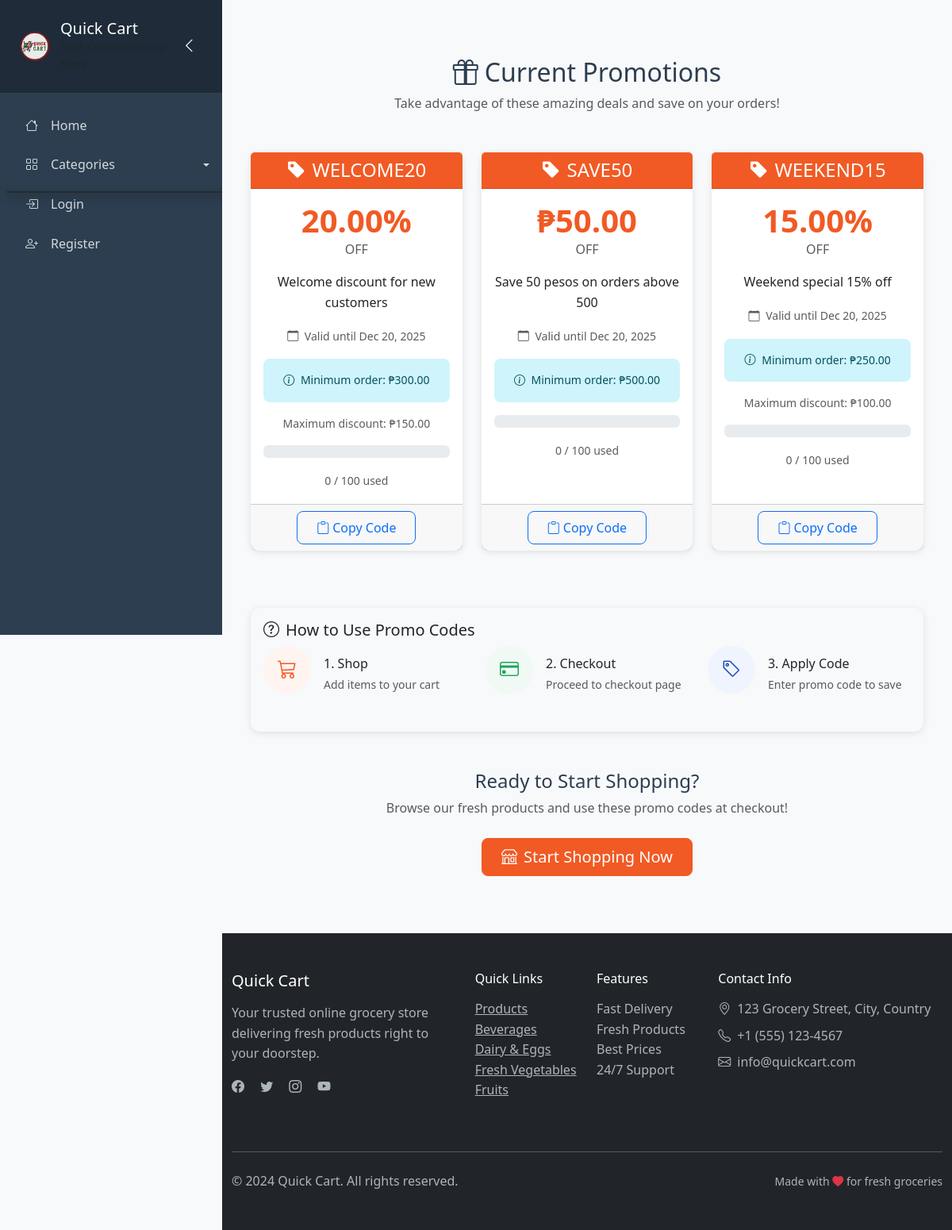
Page /discounts/promos/ on the committed database.
### discounts/models.py (models this page shows, shortened)
class PromoCode(models.Model):
    DISCOUNT_TYPE_CHOICES = [
        ('percentage', 'Percentage'),
        ('fixed', 'Fixed Amount'),
    ]
    code = models.CharField(max_length=50, unique=True)
    description = models.TextField(blank=True)
    discount_type = models.CharField(max_length=20, choices=DISCOUNT_TYPE_CHOICES)
    discount_value = models.DecimalField(max_digits=10, decimal_places=2, validators=[MinValueValidator(0)])
    minimum_order_amount = models.DecimalField(max_digits=10, decimal_places=2, default=0)
    maximum_discount_amount = models.DecimalField(max_digits=10, decimal_places=2, null=True, blank=True)
    usage_limit = models.PositiveIntegerField(null=True, blank=True, help_text="Leave blank for unlimited usage")
    usage_count = models.PositiveIntegerField(default=0)
    is_active = models.BooleanField(default=True)
    valid_from = models.DateTimeField()
    valid_until = models.DateTimeField()
    created_at = models.DateTimeField(auto_now_add=True)

### store/models.py (models this page shows, shortened)
class Category(models.Model):
    name = models.CharField(max_length=100, unique=True)
    slug = models.SlugField(max_length=100, unique=True)
    description = models.TextField(blank=True)
    image = models.ImageField(upload_to='categories/', blank=True, null=True)
    is_active = models.BooleanField(default=True)
    created_at = models.DateTimeField(auto_now_add=True)
    class Meta:
        verbose_name_plural = 'Categories'
        ordering = ['name']

### discounts/views.py (the view)
# urls.py: path('promos/', views.promo_code_list, name='promo_list'),
def promo_code_list(request):
    active_promos = PromoCode.objects.filter(is_active=True)
    context = {
        'promos': active_promos,
    }
    return render(request, 'discounts/promo_list.html', context)

### templates/discounts/promo_list.html (shortened to what this page needs)
{% extends 'sidebar_base.html' %}
{% block content %}
<div class="container my-5">
    <div class="text-center mb-5">
        <h2><i class="bi bi-gift me-2"></i>Current Promotions</h2>
        <p class="text-muted">Take advantage of these amazing deals and save on your orders!</p>
    </div>
    {% if promos %}
    <div class="row">
        {% for promo in promos %}
        <div class="col-lg-4 col-md-6 mb-4">
            <div class="card h-100 border-primary">
                <div class="card-header bg-primary text-white text-center">
                    <h4 class="mb-0">
                        <i class="bi bi-tag-fill me-2"></i>{{ promo.code }}
                    </h4>
                </div>
                <div class="card-body text-center">
                    <div class="mb-3">
                        {% if promo.discount_type == 'percentage' %}
                        <div class="display-6 text-orange fw-bold">{{ promo.discount_value }}%</div>
                        <div class="text-muted">OFF</div>
                        {% else %}
                        <div class="display-6 text-orange fw-bold">₱{{ promo.discount_value }}</div>
                        <div class="text-muted">OFF</div>
                        {% endif %}
                    </div>
                    <p class="card-text">{{ promo.description }}</p>
                    <div class="mb-3">
                        <small class="text-muted">
                            <i class="bi bi-calendar me-1"></i>
                            Valid until {{ promo.valid_until|date:"M d, Y" }}
                        </small>
                    </div>
                    {% if promo.minimum_order_amount > 0 %}
                    <div class="alert alert-info small mb-3">
                        <i class="bi bi-info-circle me-1"></i>
                        Minimum order: ₱{{ promo.minimum_order_amount }}
                    </div>
                    {% endif %}
                    {% if promo.maximum_discount_amount %}
                    <div class="small text-muted mb-3">
                        Maximum discount: ₱{{ promo.maximum_discount_amount }}
                    </div>
                    {% endif %}
                    {% if promo.usage_limit %}
                    <div class="progress mb-3">
                    </div>
                    <small class="text-muted">
                        {{ promo.usage_count }} / {{ promo.usage_limit }} used
                    </small>
                    {% endif %}
                </div>
                <div class="card-footer text-center">
                    <button class="btn btn-outline-primary" onclick="copyPromoCode('{{ promo.code }}')">
                        <i class="bi bi-clipboard me-1"></i>Copy Code
                    </button>
                </div>
            </div>
        </div>
        {% endfor %}
    </div>
    <div class="row mt-5">
        <div class="col-12">
            <div class="card bg-light">
                <div class="card-body">
                    <h5><i class="bi bi-question-circle me-2"></i>How to Use Promo Codes</h5>
                    <div class="row">
                        <div class="col-md-4 mb-3">
                            <div class="d-flex align-items-center">
                                <div class="feature-icon feature-orange me-3">
                                    <i class="bi bi-cart3"></i>
                                </div>
                                <div>
                                    <h6 class="mb-1">1. Shop</h6>
                                    <small class="text-muted">Add items to your cart</small>
                                </div>
                            </div>
                        </div>
                        <div class="col-md-4 mb-3">
                            <div class="d-flex align-items-center">
                                <div class="feature-icon feature-green me-3">
                                    <i class="bi bi-credit-card"></i>
                                </div>
                                <div>
                                    <h6 class="mb-1">2. Checkout</h6>
                                    <small class="text-muted">Proceed to checkout page</small>
                                </div>
                            </div>
                        </div>
                        <div class="col-md-4 mb-3">
                            <div class="d-flex align-items-center">
                                <div class="feature-icon feature-blue me-3">
                                    <i class="bi bi-tag"></i>
                                </div>
                                <div>
                                    <h6 class="mb-1">3. Apply Code</h6>
                                    <small class="text-muted">Enter promo code to save</small>
                                </div>
                            </div>
                        </div>
                    </div>
                </div>
            </div>
        </div>
    </div>
    <div class="text-center mt-5">
        <h4>Ready to Start Shopping?</h4>
        <p class="text-muted mb-4">Browse our fresh products and use these promo codes at checkout!</p>
        <a href="{% url 'store:product_list' %}" class="btn btn-primary btn-lg">
            <i class="bi bi-shop me-2"></i>Start Shopping Now
        </a>
    </div>
    {% endif %}
</div>
{% endblock %}

### templates/sidebar_base.html (shortened to what this page needs)
{% load static %}
<!DOCTYPE html>
<html lang="en">
<head>
    <link href="https://cdn.jsdelivr.net/npm/bootstrap@5.3.0/dist/css/bootstrap.min.css" rel="stylesheet">
    <link href="https://cdn.jsdelivr.net/npm/bootstrap-icons@1.10.0/font/bootstrap-icons.css" rel="stylesheet">
    <link href="{% static 'css/style.css' %}" rel="stylesheet">
</head>
<body class="bg-light">
    <div class="sidebar" id="sidebar">
        <div class="sidebar-brand">
            <div class="d-flex align-items-center flex-grow-1">
                <img src="{% static 'img/logo.png' %}" alt="Quick Cart Logo" style="height: 40px; width: auto; margin-right: 0.75rem;">
                <div>
                    <h5 class="mb-0">
                        {% if user.is_authenticated and user.role == 'rider' %}
                        Rider Panel
                        {% else %}
                        Quick Cart
                        {% endif %}
                    </h5>
                    <small class="text-muted d-block">
                    </small>
                </div>
            </div>
            <button class="sidebar-collapse-btn" onclick="toggleSidebarCollapse()" title="Collapse Sidebar">
                <i class="bi bi-chevron-left"></i>
            </button>
        </div>
        <nav class="sidebar-nav">
            {% if not user.is_authenticated or user.role != 'rider' %}
            <a class="nav-link {% if request.resolver_match.url_name == 'product_list' %}active{% endif %}"
               href="{% url 'store:product_list' %}">
                <i class="bi bi-house"></i>
                Home
            </a>
            {% endif %}
            {% if not user.is_authenticated or user.role != 'rider' %}
            <div class="dropdown">
                <a class="nav-link dropdown-toggle" href="#" data-bs-toggle="dropdown">
                    <i class="bi bi-grid"></i>
                    Categories
                </a>
                <ul class="dropdown-menu sidebar-dropdown w-100">
                    {% for category in categories %}
                    <li><a class="dropdown-item" href="{% url 'store:category_products' category.slug %}">
                    </a></li>
                    {% empty %}
                    <li><span class="dropdown-item text-muted">No categories available</span></li>
                    {% endfor %}
                </ul>
            </div>
            {% endif %}
            {% if user.is_authenticated %}
                {% if user.role != 'admin' and user.role != 'rider' %}
                <a class="nav-link {% if 'cart' in request.resolver_match.url_name %}active{% endif %}"
                   href="{% url 'cart:cart_detail' %}">
                    <i class="bi bi-cart3"></i>
                    My Cart
                    {% if cart_total_items > 0 %}
                    <span class="badge bg-danger ms-auto">{{ cart_total_items }}</span>
                    {% endif %}
                </a>
                {% endif %}
                {% if user.role == 'customer' %}
                <a class="nav-link {% if 'order' in request.resolver_match.url_name %}active{% endif %}"
                   href="{% url 'orders:order_list' %}">
                    <i class="bi bi-bag"></i>
                    My Orders
                </a>
                {% elif user.role == 'rider' %}
                <a class="nav-link {% if 'staff_order' in request.resolver_match.url_name or 'order' in request.resolver_match.url_name %}active{% endif %}"
                   href="{% url 'orders:staff_order_list' %}">
                    <i class="bi bi-truck"></i>
                    My Deliveries
                </a>
                {% endif %}
                {% if user.role == 'admin' or user.role == 'rider' %}
                <a class="nav-link {% if 'dashboard' in request.resolver_match.url_name %}active{% endif %}"
                   href="{% url 'dashboard:home' %}">
                    <i class="bi bi-speedometer2"></i>
                    Dashboard
                </a>
                {% endif %}
                <a class="nav-link {% if 'profile' in request.resolver_match.url_name %}active{% endif %}"
                   href="{% url 'accounts:profile' %}">
                    <i class="bi bi-person"></i>
                    Profile
                </a>
                {% if user.role != 'admin' and user.role != 'rider' %}
                <a class="nav-link {% if 'promo' in request.resolver_match.url_name %}active{% endif %}"
                   href="{% url 'discounts:promo_list' %}">
                    <i class="bi bi-tag"></i>
                    Promotions
                </a>
                {% endif %}
            {% else %}
                <a class="nav-link" href="{% url 'accounts:login' %}">
                    <i class="bi bi-box-arrow-in-right"></i>
                    Login
                </a>
                <a class="nav-link" href="{% url 'accounts:register' %}">
                    <i class="bi bi-person-plus"></i>
                    Register
                </a>
            {% endif %}
        </nav>
    </div>
    <div class="main-content" id="mainContent">
        <div class="container-fluid p-4">
            {% block content %}
            {% endblock %}
        </div>
    </div>
    <footer class="footer bg-dark text-white py-5" style="margin-left: 280px;">
        <div class="container">
            <div class="row">
                <div class="col-lg-4 mb-4">
                    <h5 class="mb-3">Quick Cart</h5>
                    <p class="text-muted">Your trusted online grocery store delivering fresh products right to your doorstep.</p>
                    <div class="social-links">
                        <a href="#" class="text-muted me-3"><i class="bi bi-facebook"></i></a>
                        <a href="#" class="text-muted me-3"><i class="bi bi-twitter"></i></a>
                        <a href="#" class="text-muted me-3"><i class="bi bi-instagram"></i></a>
                        <a href="#" class="text-muted"><i class="bi bi-youtube"></i></a>
                    </div>
                </div>
                <div class="col-lg-2 col-md-6 mb-4">
                    <h6 class="mb-3">Quick Links</h6>
                    <ul class="list-unstyled">
                        <li><a href="{% url 'store:product_list' %}" class="text-muted">Products</a></li>
                        {% for category in categories|slice:":4" %}
                        <li><a href="{% url 'store:category_products' category.slug %}" class="text-muted">{{ category.name }}</a></li>
                        {% endfor %}
                    </ul>
                </div>
                <div class="col-lg-2 col-md-6 mb-4">
                    <h6 class="mb-3">Features</h6>
                    <ul class="list-unstyled">
                        <li><span class="text-muted">Fast Delivery</span></li>
                        <li><span class="text-muted">Fresh Products</span></li>
                        <li><span class="text-muted">Best Prices</span></li>
                        <li><span class="text-muted">24/7 Support</span></li>
                    </ul>
                </div>
                <div class="col-lg-4 mb-4">
                    <h6 class="mb-3">Contact Info</h6>
                    <p class="text-muted mb-2"><i class="bi bi-geo-alt me-2"></i>123 Grocery Street, City, Country</p>
                    <p class="text-muted mb-2"><i class="bi bi-telephone me-2"></i>+1 (555) 123-4567</p>
                    <p class="text-muted"><i class="bi bi-envelope me-2"></i>info@quickcart.com</p>
                </div>
            </div>
            <hr class="my-4">
            <div class="row align-items-center">
                <div class="col-md-6">
                    <p class="mb-0 text-muted">&copy; 2024 Quick Cart. All rights reserved.</p>
                </div>
                <div class="col-md-6 text-md-end">
                    <small class="text-muted">Made with <i class="bi bi-heart-fill text-danger"></i> for fresh groceries</small>
                </div>
            </div>
        </div>
    </footer>
    <script src="{% load static %}{% static 'js/main.js' %}"></script>
</body>
</html>

### rows in the picture
PromoCode: code "WELCOME20", discount_value "20.00", description "Welcome discount for new customers", valid_until "Dec 20, 2025", minimum_order_amount "300.00", maximum_discount_amount "150.00", usage_count "0", usage_limit "100"
PromoCode: code "SAVE50", discount_value "50.00", description "Save 50 pesos on orders above 500", valid_until "Dec 20, 2025", minimum_order_amount "500.00", usage_count "0", usage_limit "100"
PromoCode: code "WEEKEND15", discount_value "15.00", description "Weekend special 15% off", valid_until "Dec 20, 2025", minimum_order_amount "250.00", maximum_discount_amount "100.00", usage_count "0", usage_limit "100"
Category: name "Beverages"
Category: name "Dairy & Eggs"
Category: name "Fresh Vegetables"
Category: name "Fruits"
